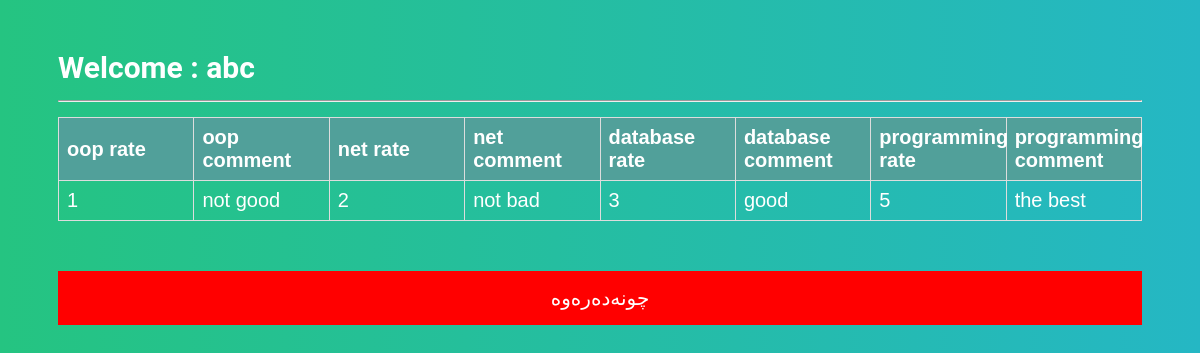
The page /phplare/fp.php (signed in) on the database its author committed.
### tables this page shows
CREATE TABLE `feedback` (
  `User_Id` int(20) NOT NULL,
  `oop_r` int(20) NOT NULL,
  `oop_c` varchar(255) NOT NULL,
  `net_r` int(20) NOT NULL,
  `net_c` varchar(255) NOT NULL,
  `db_r` int(20) NOT NULL,
  `db_c` varchar(255) NOT NULL,
  `pro_r` int(20) NOT NULL,
  `pro_c` varchar(255) NOT NULL
);

### phplare/fp.php (the view, shortened to what this page needs)
<html>
<head>
<?php
    include 'conn.php';
$id=$_SESSION['user'];
    ?>
</head>
    <body>
        <section>
      <table>
     <tr>
         <th>oop rate</th>
         <th>oop comment</th>
         <th>net rate</th>
         <th>net comment</th>
         <th>database rate</th>
         <th>database comment</th>
         <th>programming rate</th>
         <th>programming comment</th>
     </tr>
    <?php
        $q ="SELECT * FROM feedback where User_Id =$id";
        $r = mysqli_query($conn,$q);
        while($row = mysqli_fetch_array($r)){
          echo "Welcome : " . $_SESSION['fname']."<hr>";
        echo '
        <tr>
        <td>' .$row[1] .'</td>
        <td>' .$row[2] .'</td>
        <td>' .$row[3] .'</td>
        <td>' .$row[4] .'</td>
        <td>' .$row[5] .'</td>
        <td>' .$row[6] .'</td>
        <td>' .$row[7] .'</td>
        <td>' .$row[8] .'</td>'.'</tr>';
   }
    ?>
            </table>
<a href="login.php?logout"><input type="button" value="چونەدەرەوە" style="background-color: red; color: white; "></a>
</section>
    </body>
</html>

### phplare/fp.php (style rules this page uses)
table { width:100%; table-layout: fixed; }
body { background: -webkit-linear-gradient(left, #25c481, #25b7c4); background: linear-gradient(to right, #25c481, #25b7c4); font-family: 'Roboto', sans-serif; color: white; font-weight: bolder; font-size: 30px; }
section { margin: 50px; }
table { font-family: arial, sans-serif; border-collapse: collapse; width: 100%; }
td { border: 1px solid #dddddd; text-align: left; padding: 8px; font-size: 20px; }
th { border: 1px solid #dddddd; text-align: left; padding: 8px; font-size: 20px; background-color: #51A09A; color: white; }
input { font-family: "Roboto", sans-serif; outline: 0; width: 100%; border: 0; margin: 50 0 15px; padding: 15px; box-sizing: border-box; font-size: 20px; }

### rows shown on the page
feedback: oop_r "1", oop_c "not good", net_r "2", net_c "not bad", db_r "3", db_c "good", pro_r "5", pro_c "the best"
